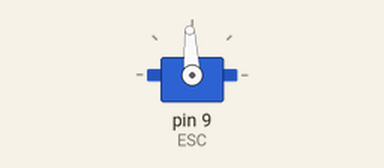
The sketch below on a simulated Arduino Uno, built with avr-gcc and run on an emulated ATmega328P. Parts: servo.

Above: at 0.1 s.
At 7.1 s:
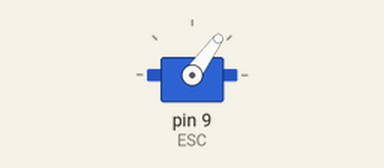
Timing chart, 0 to 8.6 s (numbered marks = the images above):
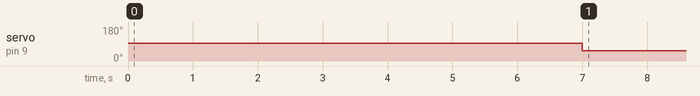

The sketch:

esc-arduino-tester-code.ino
```cpp
#include <Servo.h>

Servo ESC;

void setup() {
  ESC.attach(9);
  ESC.writeMicroseconds(1500); // send "stop" signal to ESC. Also necessary to arm the ESC.

  delay(7000); // delay to allow the ESC to recognize the stopped signal.
}

void loop() {


ESC.writeMicroseconds(1100); // Send signal to ESC.
}
```

Measured:
- by itself, servo on pin 9 (ESC): 93° → 54° at 7.0 s
